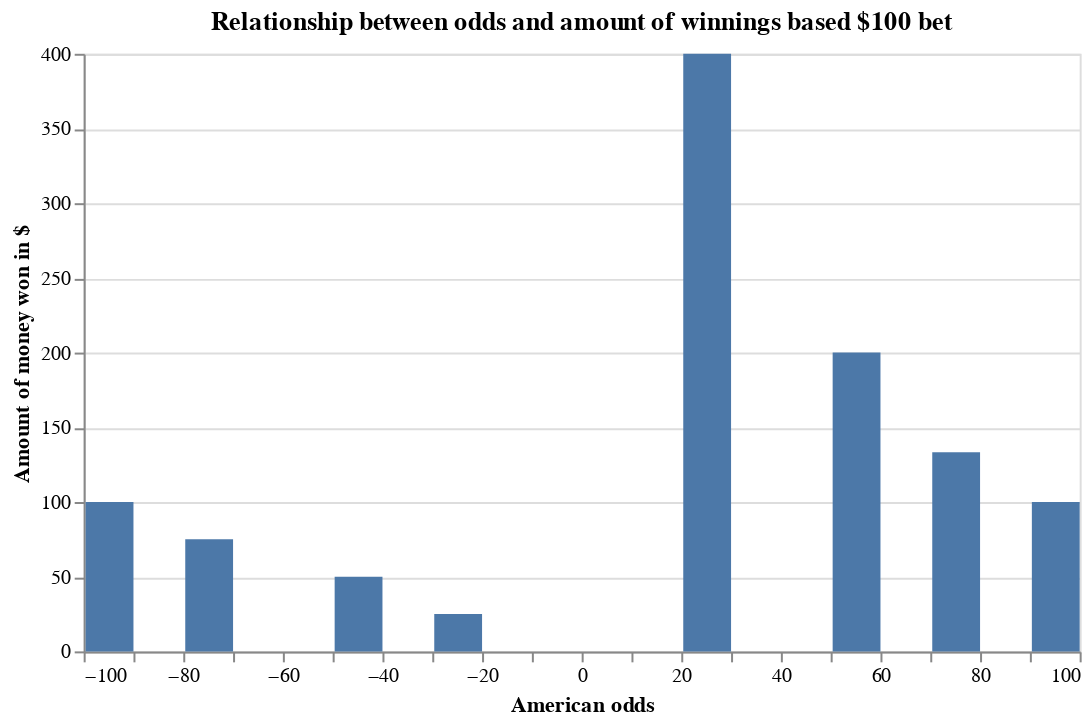

Notebook cell for this chart:
### Code cell
#graph the above data
chart1 = alt.Chart(odds_win_table, width=500, height=300).mark_bar().encode(
                   x=alt.X('odds', bin=alt.Bin(maxbins=20), title='American odds'), 
                   y=alt.Y('wins', title='Amount of money won in $')
         ).properties(title="Relationship between odds and amount of winnings based $100 bet")
chart1

### Figure 1 — Vega-Lite specification as saved in the notebook (floating-point values rounded to 4 significant figures)
{"config": {"view": {"continuousWidth": 400, "continuousHeight": 300}}, "data": {"name": "data-7cbc277eafe288dda0454778fad6de7d"}, "mark": "bar", "encoding": {"x": {"bin": {"maxbins": 20}, "field": "odds", "title": "American odds", "type": "quantitative"}, "y": {"field": "wins", "title": "Amount of money won in $", "type": "quantitative"}}, "height": 300, "title": "Relationship between odds and amount of winnings based $100 bet", "width": 500, "$schema": "https://vega.github.io/schema/vega-lite/v4.17.0.json", "datasets": {"data-7cbc277eafe288dda0454778fad6de7d": [{"odds": -100, "wins": 100.0}, {"odds": -75, "wins": 75.0}, {"odds": -50, "wins": 50.0}, {"odds": -25, "wins": 25.0}, {"odds": 25, "wins": 400.0}, {"odds": 50, "wins": 200.0}, {"odds": 75, "wins": 133.3}, {"odds": 100, "wins": 100.0}]}}
